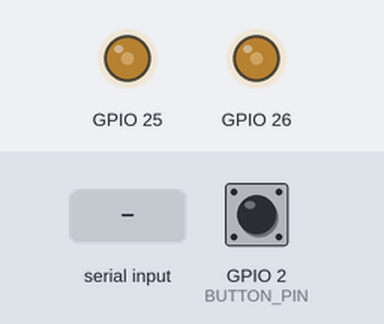
This sketch was run on a simulated ESP32. Parts: output pins drawn as LEDs (lit = HIGH). The test bench sets the inputs (shaded band); at power-on: GPIO 2 (BUTTON_PIN) HIGH.

Above: at 0.15 s.
Timing chart, 0 to 0.0 s (numbered marks = the images above; inputs shaded):
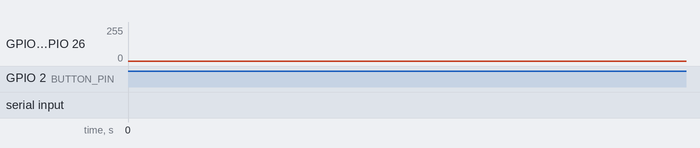

The sketch:

mainNNGen.ino
```cpp
const int BUTTON_PIN = 2;
const int detailing = 100;
const int FREQ_HZ = 1000;
const int HZ_DELAY = 1000000 / (FREQ_HZ * detailing);
const float Period = (2 * PI) / detailing;

volatile int sig = 0;

int sig_main[3][detailing];

void IRAM_ATTR onButtonPress() {
    sig = (sig + 1) % 3;
}

void sig_gen(){
  for (int Angle = 0; Angle < detailing; Angle++) {
    sig_main[0][Angle] = (sin(Angle * Period) * 127) + 128;
    sig_main[1][Angle] = Angle * (255 / detailing);
    if (Angle < detailing / 2)
      sig_main[2][Angle] = Angle * 255 / (detailing / 2);
    else
      sig_main[2][Angle] = 255 - ((Angle - detailing / 2) * 255 / (detailing / 2));
  }
}

void setup() {
  pinMode(BUTTON_PIN, INPUT_PULLUP);
  attachInterrupt(digitalPinToInterrupt(BUTTON_PIN), onButtonPress, FALLING);
  Serial.begin(115200);
  sig_gen();
}

void loop() {
  if (Serial.available() > 0) {
    char ch = Serial.read();
    if (ch >= '0' && ch <= '2') {
      sig = ch - '0';
    }
  }
  for (int i = 0; i < detailing; i++) {
    dacWrite(25, sig_main[sig][i]);
    dacWrite(26, sig_main[1][i]);
    delayMicroseconds(HZ_DELAY);
  }
}
```
